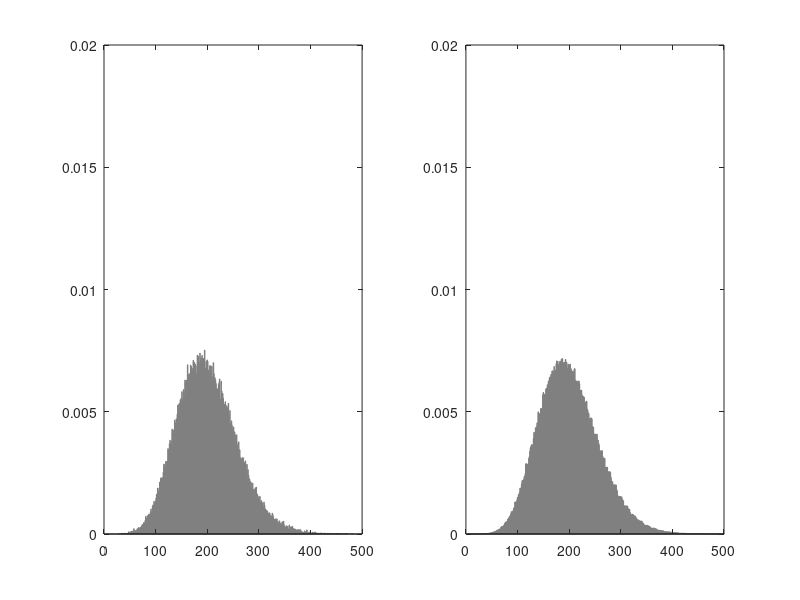

The MATLAB script that drew this image:
clear all
close all
clc


rng(0)

num = 100000;
border = 1;


X = normrnd(10, 2, [num, 1]);
% W = rand(num, 1);
% W = randn(num, 1)*100;
W = normrnd(20, 4, [num, 1]);



Z = X .* W;


line_X = round(min(X)):border:round(max(X));
f_X = hist(X, line_X);
f_X = f_X/num;

line_W = round(min(W)):border:round(max(W));
f_W = hist(W, line_W);
f_W = f_W/num;

line_Z = round(min(Z)):border*1:round(max(Z));
f_Z = hist(Z, line_Z);
f_Z = f_Z/num;





X = round(X*(1/border))*border;
W = round(W*(1/border))*border;



% assume z = 200
z = 200;
p_all = 0;



% product distribution simulation experiment

line_t = 1:border:2000;
f_t = 1:border:2000;


for j = 1:max(size(line_t))
    z = line_t(j);
    p_all = 0;
    for i = 1:max(size(line_X))
        x = line_X(i);

        p_x = f_X(find(line_X == x));

        w = round( (z/x)*(1/border))*border;
        pos = find(line_W == w);

        p_w = 0;
        if min(size(pos)) > 0
            p_w = p_w + f_W(pos);
        end

        temp = p_x*p_w*(1/abs(x));
        p_all = p_all + temp;
    end

    f_t(j) = p_all;
end





figure
% subplot(1, 4, 1)
% bar(line_X, f_X, 1, 'FaceColor', [0.5 0.5 0.5], 'EdgeColor', [0.5 0.5 0.5])
% subplot(1, 4, 2)
% bar(line_W, f_W, 1, 'FaceColor', [0.5 0.5 0.5], 'EdgeColor', [0.5 0.5 0.5])
subplot(1, 2, 1)
bar(line_Z, f_Z, 1, 'FaceColor', [0.5 0.5 0.5], 'EdgeColor', [0.5 0.5 0.5])
ylim([0 0.02])
xlim([0 500])
subplot(1, 2, 2)
bar(line_t, f_t, 1, 'FaceColor', [0.5 0.5 0.5], 'EdgeColor', [0.5 0.5 0.5])
ylim([0 0.02])
xlim([0 500])




f_Z_t = abs(f_t - f_t);
f_Z_t( round( line_Z * (1/border) )) = f_Z;


p_value = sum(f_Z_t .* f_t)/(sum(f_Z_t.*f_Z_t)^(0.5) * sum(f_t.*f_t)^(0.5))
